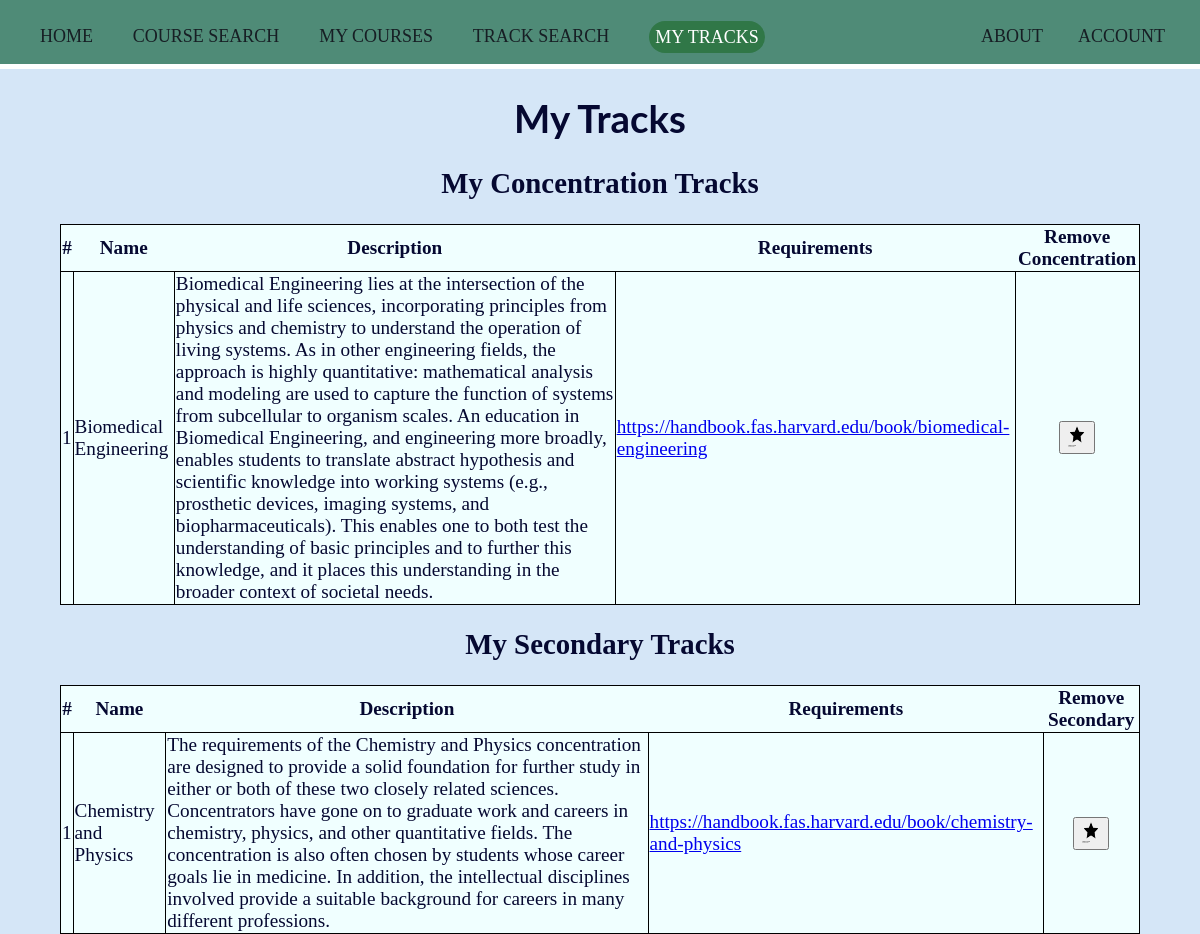
Screenshot of /mytracks (signed in) with the database file from the repository.
### tables this page shows
CREATE TABLE tracks (
            id INTEGER,
            name TEXT UNIQUE NOT NULL,
            description TEXT,
            link TEXT,
            type_id INTEGER,
            PRIMARY KEY(id),
            FOREIGN KEY(type_id) REFERENCES track_types(id)
            );

### app.py (the view)
@app.route("/mytracks", methods=(["GET","POST"]))
@login_required
def mytracks():
    mytracks = "currentpage"
    conn, db = make_cursor("coursedatabase.db")
    user_id = session["user_id"]
    track_type_id = db.execute("""SELECT id FROM track_types WHERE type = "Concentration" """).fetchall()[0][0]
    concentrations = db.execute("SELECT tracks.id, tracks.name, tracks.description, tracks.link FROM tracks JOIN my_tracks ON my_tracks.track_id = tracks.id WHERE my_tracks.user_id = ? AND track_type_id = ?", (user_id, track_type_id)).fetchall()
    track_type_id = db.execute("""SELECT id FROM track_types WHERE type = "Secondary" """).fetchall()[0][0]
    secondaries = db.execute("SELECT tracks.id, tracks.name, tracks.description, tracks.link FROM tracks JOIN my_tracks ON my_tracks.track_id = tracks.id WHERE my_tracks.user_id = ? AND track_type_id = ?", (user_id, track_type_id)).fetchall()
    return render_template("mytracks.html",mytracks=mytracks, concentrations=concentrations, secondaries=secondaries)

### app.py (called while the page is built)
@app.after_request
def after_request(response):
    response.headers["Cache-Control"] = "no-cache, no-store, must-revalidate"
    response.headers["Expires"] = 0
    response.headers["Pragma"] = "no-cache"
    return response

### helpers.py (called while the page is built)
def login_required(f):
    @wraps(f)
    def decorated_function(*args, **kwargs):
        if session.get("user_id") is None:
            return redirect("/login")
        return f(*args, **kwargs)
    return decorated_function

def make_cursor(database):
    connection = sqlite3.connect(database)
    return connection, connection.cursor()

### templates/mytracks.html (shortened to what this page needs)
{% extends "layout.html" %}
{% block main %}
<h1 style="text-align: center;">My Tracks</h1>
<h2 style="text-align: center;"> My Concentration Tracks </h2>
<table>
    <thead>
      <tr>
        <th> # </th>
        <th> Name </th>
        <th> Description </th>
        <th> Requirements </th>
        <th> Remove Concentration </th>
        </tr>
    </thead>
    <tbody>
        {% for i, name, desc, link in concentrations %}
        <tr>
          <td>{{ loop.index}}</td>
          <td> {{ name }} </td>
          <td> {{ desc }} </td>
          <td> <a href = " {{ link|e }}" target="_blank">{{ link }}</a>  </td>
          <td> <form method="post" action="/removeconcentration" style="text-align: center;"> <button name="id" value="{{ i }}">
            <img src="/static/noun_Star_750825.png" alt="Star by Zaff Studio from the Noun Project" style="width:20px;height:24px;">
            </form> </button> </td>
        </tr>
        {% endfor %}
    </tbody>
</table>
<h2 style="text-align: center;"> My Secondary Tracks </h2>
<table>
  <thead>
    <tr>
        <th> # </th>
        <th> Name </th>
        <th> Description </th>
        <th> Requirements </th>
        <th> Remove Secondary </th>
    </tr>
  </thead>
  <tbody>
      {% for i, name, desc, link in secondaries %}
      <tr>
        <td>{{ loop.index}}</td>
        <td> {{ name }} </td>
        <td> {{ desc }} </td>
        <td> <a href = " {{ link|e }}" target="_blank">{{ link }}</a>  </td>
        <td> <form method="post" action="/removesecondary" style="text-align: center;"> <button name="id" value="{{ i }}">
            <img src="/static/noun_Star_750825.png" alt="Star by Zaff Studio from the Noun Project" style="width:20px;height:24px;">
            </form> </button> </td>
      </tr>
      {% endfor %}
  </tbody>
</table>
{% endblock %}

### templates/layout.html
<!doctype html>
<html lang="en">
    <head>
        <link rel="stylesheet" href="static/CS50project_style.css">
    </head>
    <body>
        <header>
            <div class="topbar">
                <nav>
                    <ul>
                        <li>
                            <a class=" {{ home }} " href="/"> Home </a>
                        </li>
                        <li>
                            <a class=" {{ search }} " href="/search"> Course Search </a>
                        </li>
                        <li>
                            <a class=" {{ mycourses }} " href="/mycourses"> My Courses </a>
                        </li>
                        <li>
                            <a class=" {{ tracks }} " href="/tracks"> Track Search </a>
                        </li>
                        <li>
                            <a class=" {{ mytracks }} " href="/mytracks"> My Tracks </a>
                        </li>
                        {% if session.user_id %}
                        <li style = "float:right" style = "padding-right:1em">
                            <a class=" {{ account }} " href="/account"> Account </a>
                        </li>
                        {% else %}
                        <li style = "float:right" style = "padding-right:1em">
                            <a class=" {{ login }} " href="/login"> Log In </a>
                        </li>
                        {% endif %}
                        <li style = "float:right">
                            <a class=" {{ about }} " href="/about"> About </a>
                        </li>
                    </ul>
                </nav>
            </div>
        </header>
    <main>
        {% block main %}{% endblock %}
    </main>
    </body>
</html>

### static/CS50project_style.css (style rules this page uses)
body { background-color: #d5e6f7; color: #050831; font-size: 1.2rem; margin: 0; font-family: 'Merriweather'; }
h1 { border: none; margin: none; font-family: 'Lato', sans-serif; }
header { background: #4f8b77; border-bottom: 5px solid #ffffff; }
header::after { content: ''; display: table; clear: both; }
.topbar { width: 100%; margin: 0 auto; }
nav ul { margin: 0; padding-bottom: 14px; list-style: none; }
nav li { display: inline-block; margin-right: 35px; padding-top: 25px; }
nav a { color: #171e24; text-decoration: none; text-transform: uppercase; font-size: 18px; }
nav a.currentpage { color:white; background-color: #307747; border: .4rem solid transparent; border-radius: 1.3rem; line-height: 1.4; padding: none; text-align: center; transition: color 0.15s ease-in-out, background-color 0.15s ease-in-out, border-color 0.15s ease-in-out, box-shadow 0.15s ease-in-out; vertical-align: middle; }

### templates/mytracks.html (style rules this page uses)
table, tr, td { border: 1px black solid; border-collapse: collapse; }
table { width:90%; margin-left: auto; margin-right: auto; background-color: azure; }

### rows the page displays
tracks: name "Biomedical Engineering", description "Biomedical Engineering lies at the intersection of the physical and life sciences, incorporating principles from physics and chemistry to understand the operation of living systems. As in other engineering fields, the approach is highly quantitative: mathematical analysis and modeling are used to capture the function of systems from subcellular to organism scales. An education in Biomedical Engineering, and engineering more broadly, enables students to translate abstract hypothesis and scientific knowledge into working systems (e.g., prosthetic devices, imaging systems, and biopharmaceuticals). This enables one to both test the understanding of basic principles and to further this…", link "https://handbook.fas.harvard.edu/book/biomedical-engineering", {{ i }} 2 (drawn)
tracks: name "Chemistry and Physics", description "The requirements of the Chemistry and Physics concentration are designed to provide a solid foundation for further study in either or both of these two closely related sciences. Concentrators have gone on to graduate work and careers in chemistry, physics, and other quantitative fields. The concentration is also often chosen by students whose career goals lie in medicine. In addition, the intellectual disciplines involved provide a suitable background for careers in many different professions.", link "https://handbook.fas.harvard.edu/book/chemistry-and-physics", {{ i }} 11 (drawn)
